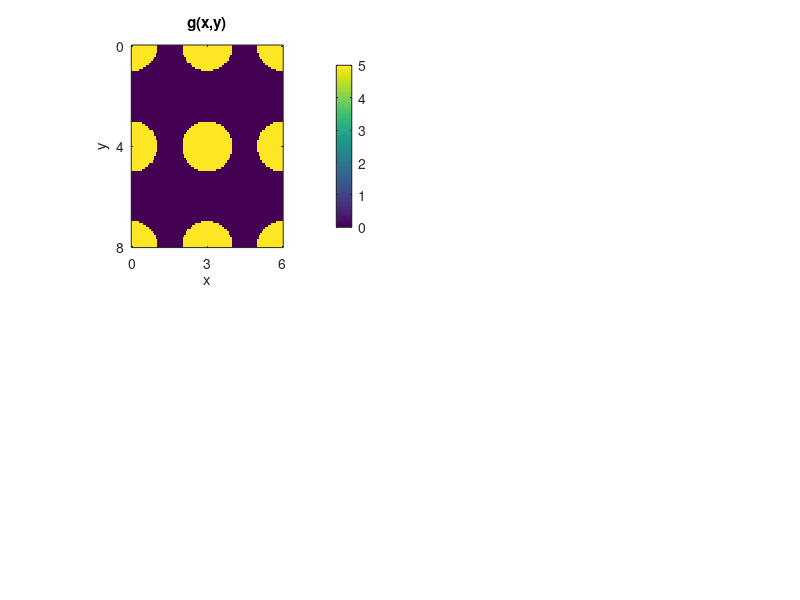

Reproduce this figure in MATLAB. (Note: this script raises an error after producing the figure.)
% problem 1b solution
tx = 3;
ty = 4;
x = linspace(0,2*tx,100);
% x = linespace(0,2*tx,50); size_x
y = linspace(0,2*ty,100);
% y = linespace(0,2*ty,50); size_y
[xx,yy] = ndgrid(x,y);

% Define rect and mod function
rect = @(t) single(abs(t)<1/2);
mod_function = @(x,T) mod(x+T/2,T)-T/2;
% Define g(x,y)
g_xy = 5*rect(sqrt(mod_function(xx,tx).^2+mod_function(yy,ty).^2) / 2);


clf, pl = @(i)subplot(221+i);
pl(0), imagesc(x,y,g_xy'), axis image, colorbar
xlabel x, ylabel y
title "g(x,y)"
xt = (0:1:2)*tx;
yt = (0:1:2)*ty;
xticks(xt), yticks(yt)

% Define c_kl
ckl_function = @(p)20/tx/ty * jinc(2*p);
for i=1:3
    level=4+(i-1)*10; % for levels of truncation K=0,5,15 and 25
    g=0;
    for k=-level:level
        for l=-level:level
            ckl = ckl_function(sqrt((k/tx)^2+(l/ty)^2));
            g = g+ckl * cos(2*pi*(k*xx/tx+l*yy/ty));
        end
    end

    pl(i), imagesc(x,y,g'), colorbar
    xlabel x, ylabel y
    xticks(xt), yticks(yt)
    title(sprintf("g(x,y) with level K=%d", level))
end

colormap gray

